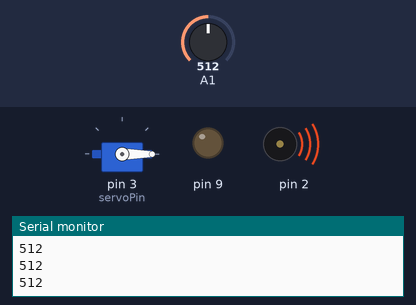
Bench run of a sketch on a simulated Arduino Uno, built with avr-gcc and run on an emulated ATmega328P. Parts: servo, output pins drawn as LEDs (lit = HIGH), buzzer (waves = sounding), the last lines printed to the serial monitor. The inputs (shaded band) are chosen by the test bench; at power-on: A1 = 512.

Above: at 1.4 s.
1.5 s: A1 set to 10
3.6 s: A1 set to 7
At 4.7 s:
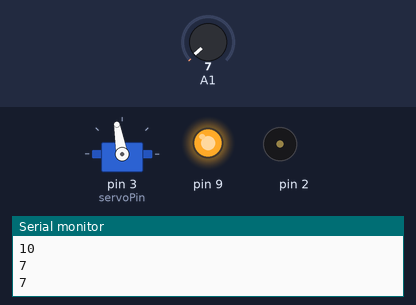
5.7 s: A1 set to 122
At 7.8 s:
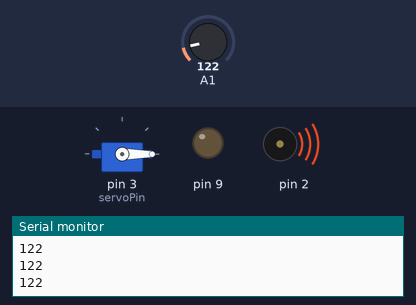
8.1 s: A1 set to 0
At 9.6 s:
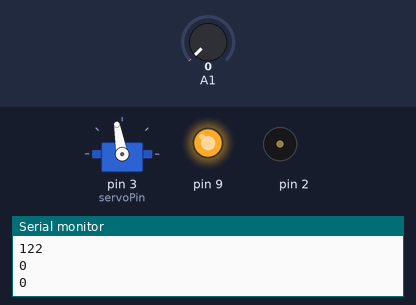
Timing chart, 0 to 11.1 s (numbered marks = the images above; inputs shaded):
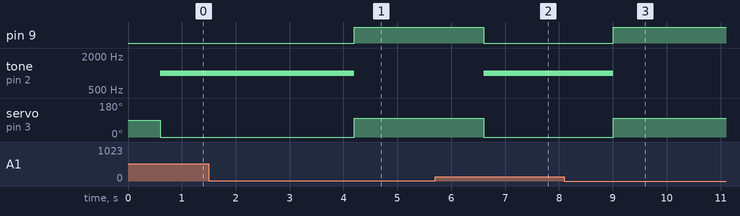

Measured:
- the behaviour switches between 9 and 8 on A1 (found by bisection; images 0 and 1)
- after the input at 3.6 s, pin 9: LOW → HIGH after 0.60 s; tone on pin 2: 1000 Hz → silent after 0.60 s; servo on pin 3 (servoPin): 0° → 100° after 0.60 s
- after the input at 5.7 s, pin 9: HIGH → LOW after 0.90 s; tone on pin 2: silent → 1000 Hz after 0.90 s; servo on pin 3 (servoPin): 100° → 0° after 0.90 s
- after the input at 8.1 s, pin 9: LOW → HIGH after 0.90 s; tone on pin 2: 1000 Hz → silent after 0.90 s; servo on pin 3 (servoPin): 0° → 100° after 0.90 s

The sketch:

mix_code.ino
```cpp
#include <Servo.h>

int servoPin = 3;
int ifread;

Servo servo;

int angle = 0;   // servo position in degrees

void setup()
{
  servo.attach(servoPin);

  pinMode(9, OUTPUT);

  Serial.begin(9600);
  pinMode(A1, INPUT);
}


void loop()
{

  ifread = analogRead(A1);
  Serial.println(ifread);
  delay(600);

  if (ifread > 8) {
    tone(2, 1000);
    servo.write(0);
    digitalWrite(9, LOW);
  }
  else {
    noTone(2);
    servo.write(100);
    digitalWrite(9, HIGH);
  }
//   servo.write(0);
//   delay(1000);
//   servo.write(100);
//   delay(1000);


}
```
